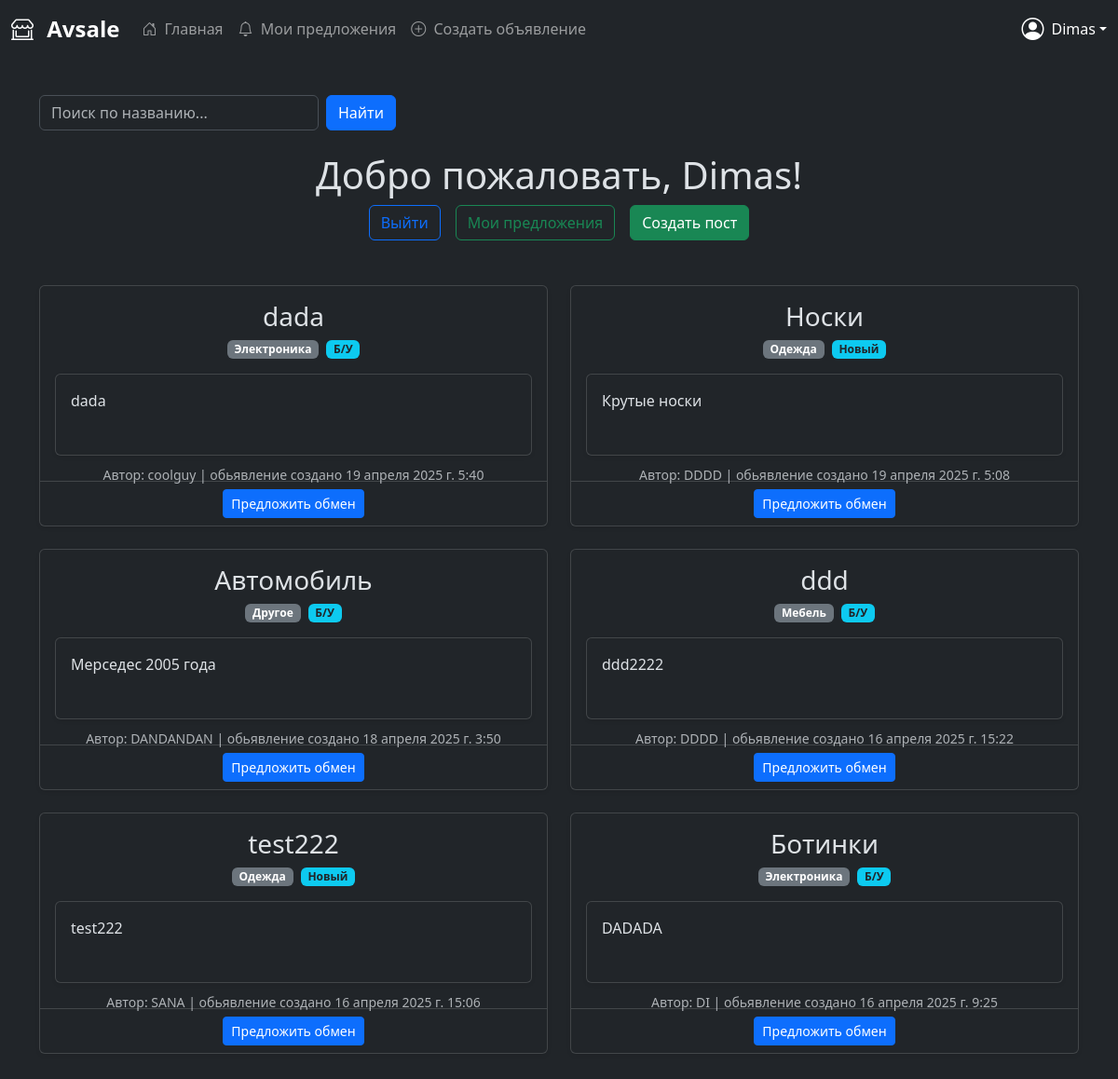
/welcome/ (signed in), run on the app's committed database.
### accounts/models.py (models this page shows, shortened)
class Post(models.Model):
    CATEGORIES = [
        ('electronics', 'Электроника'),
        ('clothing', 'Одежда'),
        ('furniture', 'Мебель'),
        ('other', 'Другое'),
    ]
    CONDITIONS = [
        ('new', 'Новый'),
        ('used', 'Б/У'),
    ]
    title = models.CharField(max_length=180, verbose_name='Заголовок')
    description = models.TextField(verbose_name='Описание товара')
    category = models.CharField(
        max_length=20, choices=CATEGORIES, verbose_name='Категория')
    condition = models.CharField(
        max_length=20, choices=CONDITIONS, verbose_name='Состояние товара')
    created_at = models.DateTimeField(auto_now_add=True)
    author = models.ForeignKey(
        User, on_delete=models.CASCADE, related_name='posts')

### accounts/views.py (the view)
# urls.py: path('welcome/', views.welcome, name='auth_welcome'),
@login_required
def welcome(request):
    posts = Post.objects.all().order_by('-created_at')
    return render(request, 'accounts/index.html', {'posts': posts})

### accounts/templates/accounts/index.html (shortened to what this page needs)
{% extends 'accounts/base.html' %}
{% load static %}
{% block content %}
    <div class="container mt-4 mb-4">
        <form method="get" action="{% url 'search' %}" class="d-flex align-items-center gap-2 mb-4">
            <input type="text" name="search" placeholder="Поиск по названию..."
                   value="{{ request.GET.search }}" class="form-control" style="max-width: 300px;">
            <button type="submit" class="btn btn-primary">Найти</button>
        </form>
    </div>
    <div class="welcome-container text-center mb-5">
        <h1>Добро пожаловать, {{ user.username }}!</h1>
        <div class="d-flex justify-content-center gap-3">
            <a href="{% url 'auth_logout' %}" class="btn btn-outline-primary">Выйти</a>
            <a href="{% url 'user_offers' %}" class="btn btn-outline-success">Мои предложения</a>
            <a href="{% url 'create_post' %}" class="btn btn-success">Создать пост</a>
        </div>
    </div>
    <div class="container">
        <div class="row justify-content-center">
            {% for post in posts %}
            <div class="col-md-8 col-lg-6 mb-4">
                <div class="card shadow-sm h-100">
                    <div class="card-body">
                        <h3 class="card-title text-center">{{ post.title }}</h3>
                        <div class="d-flex justify-content-center gap-2 mb-3">
                            <span class="badge bg-secondary">{{ post.get_category_display }}</span>
                            <span class="badge bg-info text-dark">{{ post.get_condition_display }}</span>
                        </div>
                        <div class="card shadow-sm h-50 p-3">
                            <p class="mb-0">{{ post.description }}</p>
                        </div>
                        <small class="text-muted d-block text-center" style="padding: 10px;">Автор: {{ post.author.username }} | обьявление создано {{ post.created_at }}</small>
                    </div>
                    <div class="card-footer bg-transparent text-center">
                        {% if user.is_authenticated and user != post.author %}
                        <a href="{% url 'create_exchange' post.id %}" class="btn btn-primary btn-sm">Предложить обмен</a>
                        {% endif %}
                    </div>
                </div>
            </div>
            {% endfor %}
        </div>
    </div>
{% endblock %}

### accounts/templates/accounts/base.html (shortened to what this page needs)
{% load static %}
<!DOCTYPE html>
<html lang="ru" data-bs-theme="dark">
<head>
    <link href="https://cdn.jsdelivr.net/npm/bootstrap@5.3.3/dist/css/bootstrap.min.css" rel="stylesheet">
    <link rel="stylesheet" href="https://cdn.jsdelivr.net/npm/bootstrap-icons@1.11.1/font/bootstrap-icons.css">
    <link rel="stylesheet" href="{% static 'style.css' %}">
</head>
<body>
    {% if user.is_authenticated %}
    <div class="app-container d-flex flex-column min-vh-100">
        <nav class="navbar navbar-expand-lg navbar-dark bg-dark">
            <div class="container-fluid">
                <a class="navbar-brand fs-4 fw-bold" href="#">
                    <i class="bi bi-shop-window me-2"></i>
                    Avsale
                </a>
                <div class="collapse navbar-collapse" id="navbarNav">
                    <ul class="navbar-nav me-auto">
                        <li class="nav-item">
                            <a href="{% url 'auth_welcome' %}" class="nav-link">
                                <i class="bi bi-house-door me-1"></i>
                                Главная
                            </a>
                        </li>
                        <li class="nav-item">
                            <a href="{% url 'user_offers' %}" class="nav-link">
                                <i class="bi bi-bell me-1"></i>
                                Мои предложения
                            </a>
                        </li>
                        <li class="nav-item">
                            <a href="{% url 'create_post' %}" class="nav-link">
                                <i class="bi bi-plus-circle me-1"></i>
                                Создать объявление
                            </a>
                        </li>
                    </ul>
                    <div class="d-flex align-items-center">
                        <div class="dropdown">
                            <a href="#" class="d-flex align-items-center text-white text-decoration-none dropdown-toggle"
                               id="dropdownUser" data-bs-toggle="dropdown">
                                <i class="bi bi-person-circle fs-4 me-2"></i>
                                <span class="d-none d-sm-inline">{{ user.username }}</span>
                            </a>
                        </div>
                    </div>
                </div>
            </div>
        </nav>
        {% endif %}
        <main class="flex-grow-1 p-3">
            {% block content %}
            {% endblock %}
        </main>
    </div>
</body>
</html>

### data on the page
Post: title "dada", category "Электроника", condition "Б/У", description "dada", author.username "coolguy", created_at "19 апреля 2025 г. 5:40", shows "Предложить обмен"
Post: title "Носки", category "Одежда", condition "Новый", description "Крутые носки", author.username "DDDD", created_at "19 апреля 2025 г. 5:08", shows "Предложить обмен"
Post: title "Автомобиль", category "Другое", condition "Б/У", description "Мерседес 2005 года", author.username "DANDANDAN", created_at "18 апреля 2025 г. 3:50", shows "Предложить обмен"
Post: title "ddd", category "Мебель", condition "Б/У", description "ddd2222", author.username "DDDD", created_at "16 апреля 2025 г. 15:22", shows "Предложить обмен"
Post: title "test222", category "Одежда", condition "Новый", description "test222", author.username "SANA", created_at "16 апреля 2025 г. 15:06", shows "Предложить обмен"
Post: title "Ботинки", category "Электроника", condition "Б/У", description "DADADA", author.username "DI", created_at "16 апреля 2025 г. 9:25", shows "Предложить обмен"

### other printed values
{{ user.username }} "Dimas"
